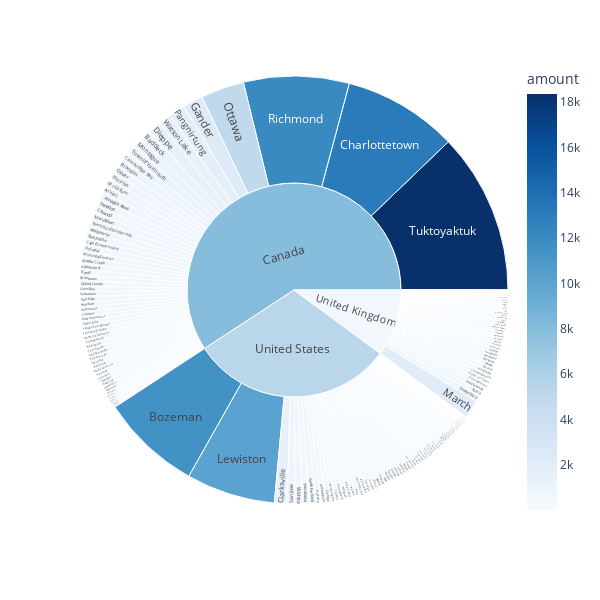

Notebook code for this chart:
### Code cell
fig = px.sunburst(
    grouped_data, 
    path=['country', 'city'],  
    values='amount',  
    color='amount',  
    hover_data='amount',  
    color_continuous_scale='Blues',
    width= 600,
    height= 600
)

fig.show()


"""hover_data (str, or list of str or int, or Series or array-like, or dict) – Either a name or list of names of columns in data_frame,
or pandas Series, or array_like objects or a dict with column names as keys, with values True (for default formatting) False (in order
to remove this column from hover information), or a formatting string, for example ‘:.3f’ or ‘|%a’ or list-like data to appear in the
hover tooltip or tuples with a bool or formatting string as first element, and list-like data to appear in hover as second element Values
from these columns appear as extra data in the hover tooltip."""

### Figure 1 — Plotly figure (JSON) as saved in the notebook; plotly's stock layout.template omitted (floating-point values rounded to 4 significant figures; data arrays with more than 128 entries replaced by an {"elided": "..."} marker saying what was removed)
{"data": [{"branchvalues": "total", "customdata": {"elided": "188x2 float values"}, "domain": {"x": [0, 1], "y": [0, 1]}, "hovertemplate": "labels=%{label}<br>amount_sum=%{value}<br>parent=%{parent}<br>id=%{id}<br>amount=%{color}<extra></extra>", "ids": {"elided": "188 str values"}, "labels": {"elided": "188 str values"}, "marker": {"coloraxis": "coloraxis", "colors": {"elided": "188 float values"}}, "name": "", "parents": {"elided": "188 str values"}, "type": "sunburst", "values": {"elided": "188 float values"}}], "layout": {"coloraxis": {"colorbar": {"title": {"text": "amount"}}, "colorscale": [[0, "rgb(247,251,255)"], [0.125, "rgb(222,235,247)"], [0.25, "rgb(198,219,239)"], [0.375, "rgb(158,202,225)"], [0.5, "rgb(107,174,214)"], [0.625, "rgb(66,146,198)"], [0.75, "rgb(33,113,181)"], [0.875, "rgb(8,81,156)"], [1, "rgb(8,48,107)"]]}, "height": 600, "legend": {"tracegroupgap": 0}, "margin": {"t": 60}, "width": 600}}
